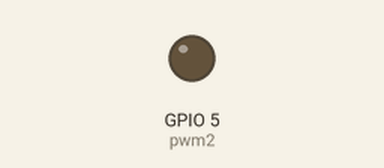
Recording of a program running on a simulated ESP32 board running MicroPython. Parts: output pins drawn as LEDs (lit = HIGH). Library files of the repository ran but are not shown: 1 file(s); what the program prints to the serial console is not drawn.

Above: at 0.15 s.
Timing chart, 0 to 1.6 s (numbered marks = the images above):
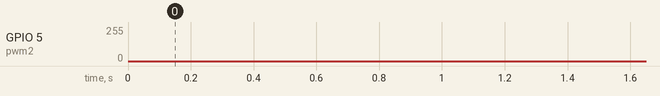

The program:

main.py
```python
from machine import Pin, PWM
import time

pwm2 = PWM(Pin(5), freq=5000, duty_u16=32768)
f = pwm2.freq()
d = pwm2.duty()

print("freq: ", f, "duty: ", d)
print(pwm2)

while True:
    for i in range(0, 1024):
        pwm2.duty(i)
        time.sleep(.001)
    for i in range(1023, 0, -1):
        pwm2.duty(i)
        time.sleep(.001)
```
